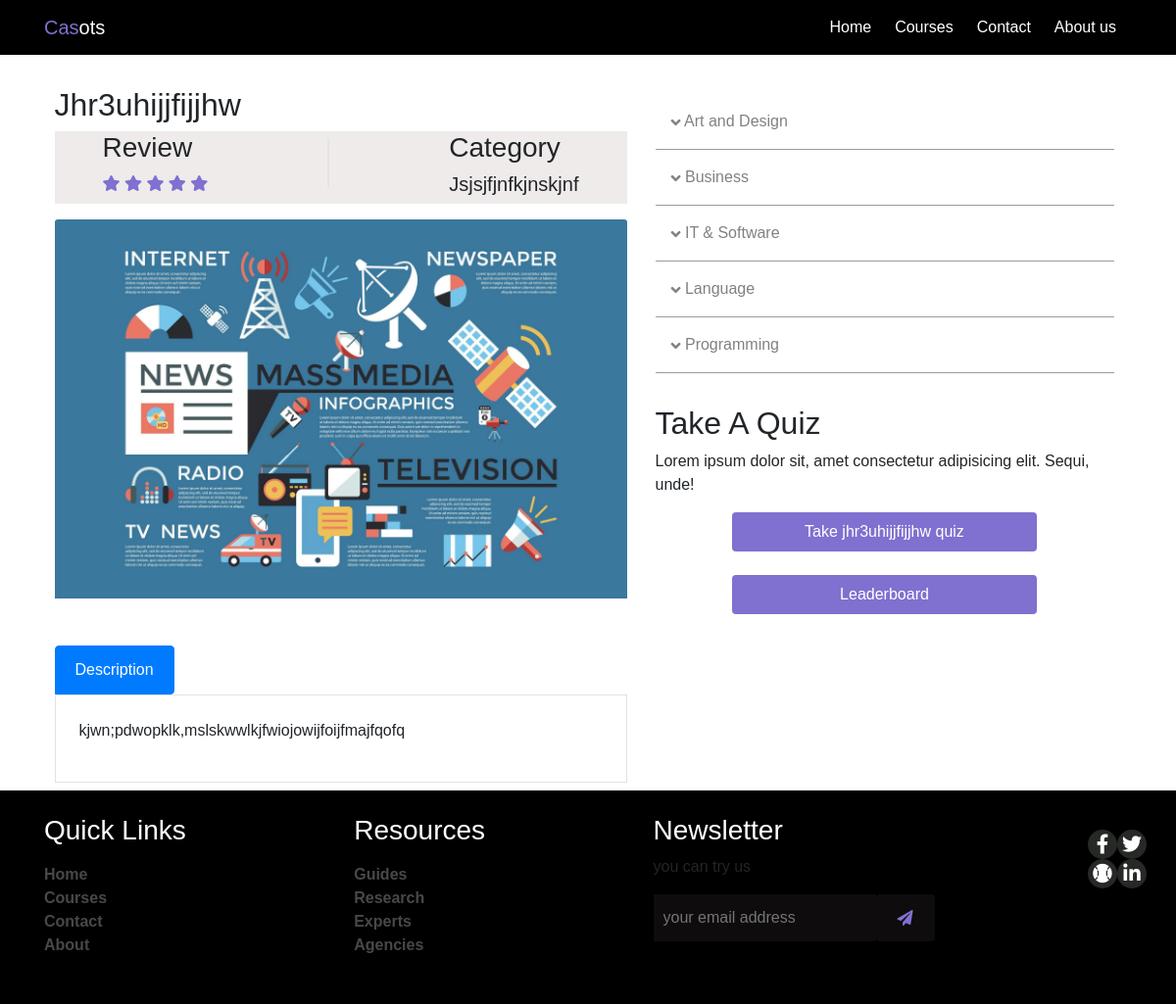
Before: /courses/jhr3uhijjfijjhw/ with the older database file.
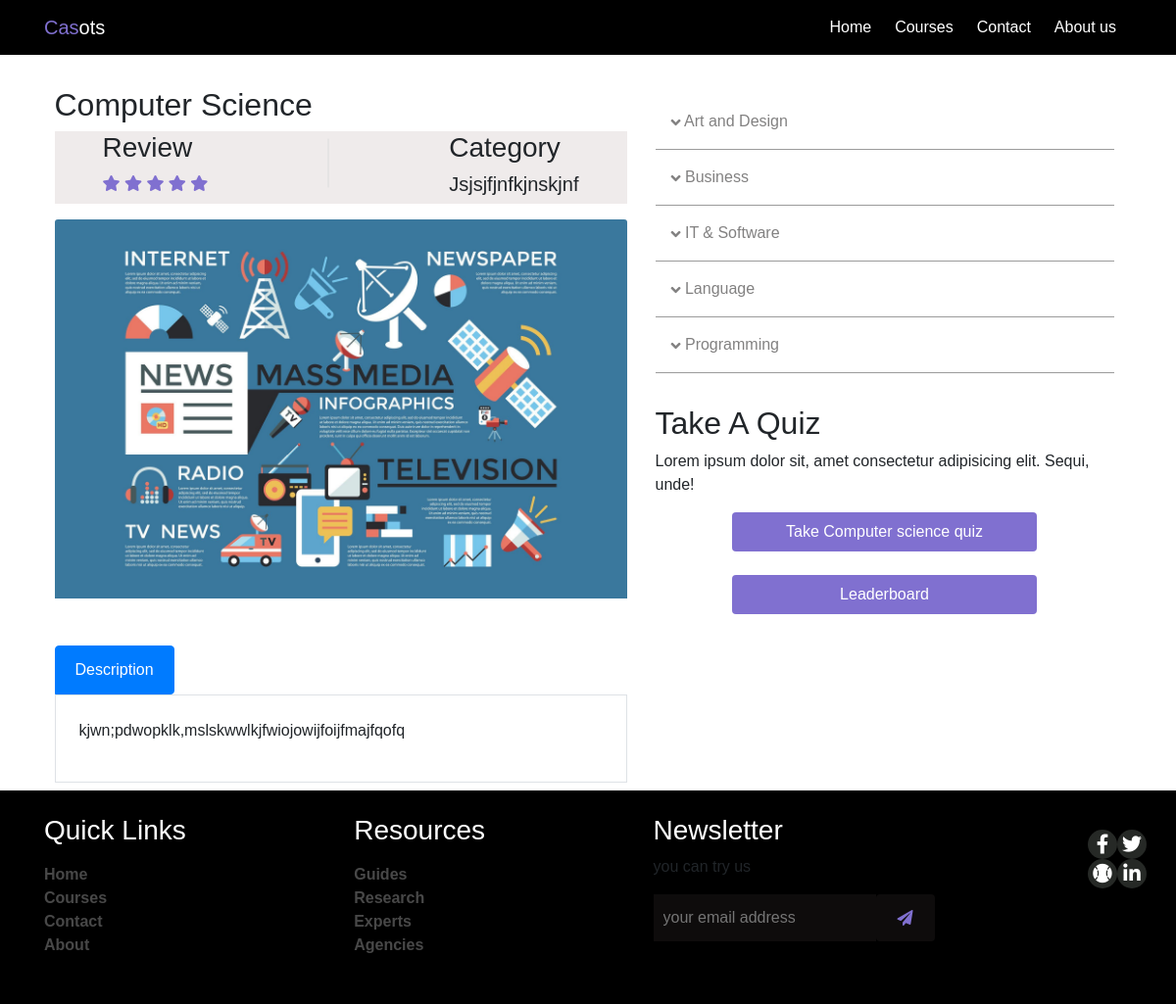
After: the same page with the newer database file.
### courses/models.py (models this page shows, shortened)
class Courses(models.Model):
    category = models.ForeignKey(Category, related_name = 'courses', on_delete=models.CASCADE)
    name = models.CharField(max_length=250,)
    body = models.TextField()
    description =RichTextField()
    slug=models.SlugField(max_length=250,unique=True)
    images = models.ImageField(upload_to='courses/')
    class Meta:
        ordering=('name',)
        verbose_name = 'course'
        verbose_name_plural = 'courses'

class Category(models.Model):
    name = models.CharField(max_length = 200)
    slug = models.SlugField(max_length=200 ,unique=True)
    image = models.ImageField(upload_to='category/', max_length=60)
    class Meta:
        ordering=('name',)
        verbose_name = 'category'
        verbose_name_plural = 'categories'

### courses/views.py (the view)
# urls.py: path('courses/<slug:course_slug>/',views.course_summary, name = 'course_summary'),
def course_summary(request, course_slug):
    courses = Courses.objects.get(slug=course_slug)
    context = {'courses':courses}
    return render(request, 'courses/course_summary.html', context)

### templates/courses/course_summary.html (shortened to what the changed rows need)
{% extends 'base.html' %}
{% load static %}
{% block content %}
    <section class="description">
        <div class="container">
            <div class="flex d-flex justify-content-around flex-wrap">
                <div class="summary">
                  <h2>{{courses.name}}</h2>
                    <div class="top d-flex justify-content-around">
                        <div class="review">
                        </div>
                        <div class="">
                        </div>
                        <div class="category-heading">
                            <h3>Category</h3>
                            <h5>{{courses.category.name}}</h5>
                        </div>
                    </div>
                    <div class="course-description mt-3">
                        <img class="card-img-top" src="{{courses.images.url}}" alt="Card image cap">
                        <div class="columns">
                            <div class="mt-5 d-flex ">
                            </div>
                            <div class="border p-4">
                            <div class="tab-content" id="nav-tabContent">
                                <div class="tab-pane fade show active" id="list-home" role="tabpanel" aria-labelledby="list-home-list">{{courses.description | safe}}</div>
                            </div>
                            </div>
                        </div>
                    </div>
                </div>
                <div class="category">
                      <div class="take-a-quiz p-3">
                          <h2 class="take-a-quiz-heading">Take a Quiz</h2>
                        <div class="text-center">
                      <a href="{% url 'courses:quiz_instructions' courses.slug %}" class="btn btn-primary col-md-8 p-2 take-a-quiz-btn">Take {{ courses.name }} quiz</a>
                      <br>
                      <br>
                      <a href="{% url 'courses:leadership_board' courses.slug %}" class="btn btn-primary col-md-8 p-2 take-a-quiz-btn">Leaderboard</a>
                        </div>
                    </div>
                </div>
            </div>
        </div>
    </section>
{% endblock content %}

Changed rows visible on the page:
changed Courses "kjwn;pdwopklk,mslskwwlkjfwiojowijfoijfmajfqofq": name "Jhr3uhijjfijjhw" → "Computer Science"; name "jhr3uhijjfijjhw" → "Computer science"
